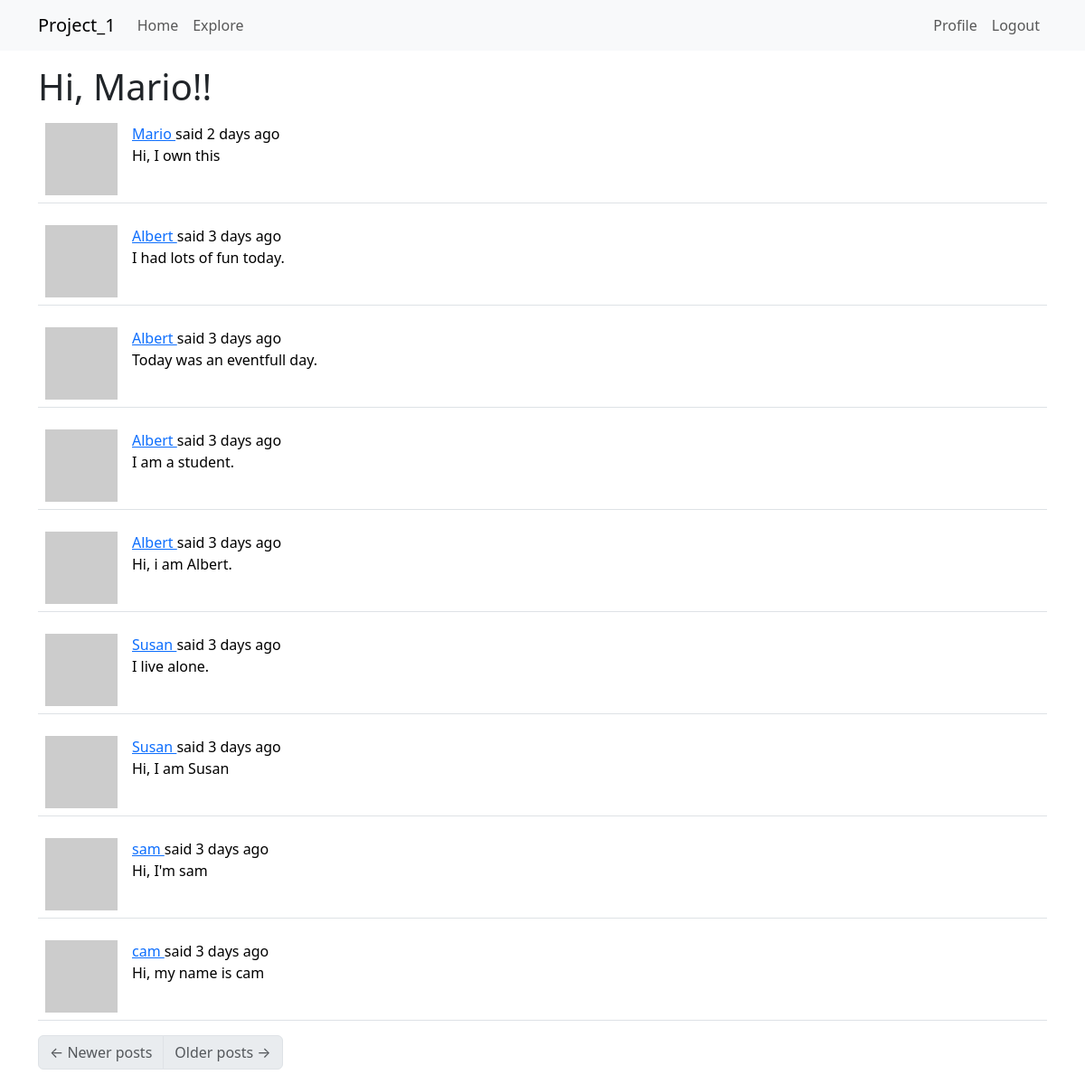
Page /explore (signed in) on the committed database.
### app/models.py (models this page shows, shortened)
class User(UserMixin, db.Model):
    id: so.Mapped[int] = so.mapped_column(primary_key=True)
    username: so.Mapped[str] = so.mapped_column(sa.String(64), index=True, unique=True)
    email: so.Mapped[str] = so.mapped_column(sa.String(120), index=True, unique=True)
    password_hash: so.Mapped[Optional[str]] = so.mapped_column(sa.String(256))
    posts: so.WriteOnlyMapped['Post'] = so.relationship(back_populates='author')
    about_me: so.Mapped[Optional[str]] = so.mapped_column(sa.String(140))
    last_seen: so.Mapped[Optional[datetime]] = so.mapped_column(default=lambda: datetime.now(timezone.utc))
    following: so.WriteOnlyMapped['User'] = so.relationship(
        secondary=followers, primaryjoin=(followers.c.follower_id == id),
        secondaryjoin=(followers.c.followed_id ==id),
        back_populates='followers')
    followers: so.WriteOnlyMapped['User'] = so.relationship(
        secondary=followers, primaryjoin=(followers.c.followed_id == id),
        secondaryjoin=(followers.c.follower_id ==id),
        back_populates='following')
    def avatar(self, size):
        digest = md5(self.email.lower().encode('utf-8')).hexdigest()
        return f'https://www.gravatar.com/avatar/{digest}?d=identicon&s={size}'

class Post(db.Model):
    id: so.Mapped[int] = so.mapped_column(primary_key=True)
    body: so.Mapped[str] = so.mapped_column(sa.String(140))
    timestamp: so.Mapped[datetime] = so.mapped_column(index=True, default=lambda: datetime.now(timezone.utc))
    user_id: so.Mapped[int] = so.mapped_column(sa.ForeignKey(User.id), index=True)
    author: so.Mapped[User] = so.relationship(back_populates='posts')
    language: so.Mapped[Optional[str]] = so.mapped_column(sa.String(5))

### app/main/routes.py (the view)
@bp.route('/explore')
@login_required
def explore():
    page = request.args.get('page', 1, type=int)
    query = sa.select(Post).order_by(Post.timestamp.desc())
    posts = db.paginate(query, page=page,
                        per_page=current_app.config['POSTS_PER_PAGE'], error_out=False)
    next_url = url_for('main.explore', page=posts.next_num) \
        if posts.has_next else None
    prev_url = url_for('main.explore', page=posts.prev_num) \
        if posts.has_prev else None
    return render_template('index.html', title=_('Explore'), posts=posts.items,
                            next_url=next_url, prev_url=prev_url)

### app/__init__.py (called while the page is built)
def get_locale():
    return request.accept_languages.best_match(current_app.config['LANGUAGES'])

### app/main/routes.py (called while the page is built)
@bp.before_app_request
def before_request():
    if current_user.is_authenticated:
        current_user.last_seen = datetime.now(timezone.utc)
        db.session.commit()
    g.locale = str(get_locale())

### app/models.py (called while the page is built)
@login.user_loader
def load_user(id):
    return db.session.get(User, int(id))

### app/templates/index.html (shortened to what this page needs)
{% extends "base.html" %}
{% import "bootstrap_wtf.html" as wtf %}
{% block content %}
    <h1>{{ _('Hi, %(username)s!', username=current_user.username) }}!</h1>
    {% for post in posts %}
        {% include '_post.html' %}
    {% endfor %}
    <nav aria-label="Post navigation">
        <ul class="pagination">
            <li class="page-item{% if not prev_url %} disabled{% endif %}">
                <a class="page-link" href="{{ prev_url }}">
                    <span aria-hidden="true">&larr;</span> {{ _('Newer posts') }}
                </a>
            </li>
            <li class="page-item{% if not next_url %} disabled{% endif %}">
                <a class="page-link" href="{{ next_url }}">
                    {{ _('Older posts') }} <span aria-hidden="true">&rarr;</span>
                </a>
            </li>
        </ul>
    </nav>
{% endblock %}

### app/templates/_post.html (shortened to what this page needs)
        <table class="table table-hover">
            <tr>
                <td width="70px">
                    <a href="{{ url_for('main.user', username=post.author.username) }}">
                        <img src="{{ post.author.avatar(70) }}">
                    </a>
                </td>
                <td>
                    {{ _('%(username)s said %(when)s',
                        username=user_link, when=moment(post.timestamp).fromNow()) }}
                    <br>
                    {{ post.body }}
                </td>
            </tr>
        </table>

### rows in the picture
Post: body "Hi, I own this"
Post: body "I had lots of fun today."
Post: body "Today was an eventfull day."
Post: body "I am a student."
Post: body "Hi, i am Albert."
Post: body "I live alone."
Post: body "Hi, I am Susan"
Post: body "Hi, I'm sam"
Post: body "Hi, my name is cam"
